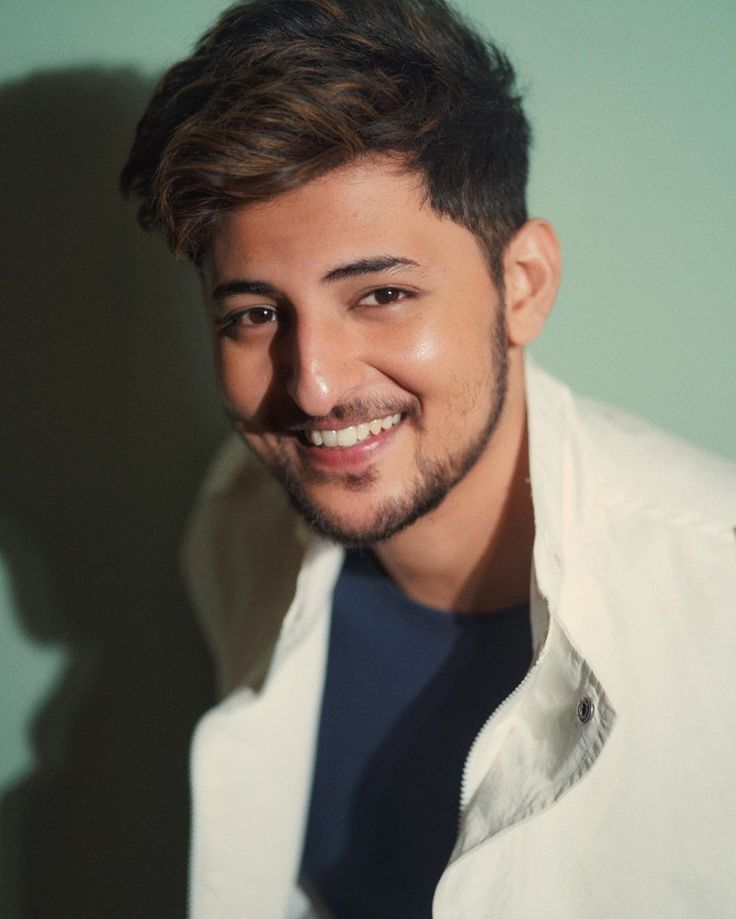
#> input picture darshan.jpg, 736 x 919 px
$ jupyter execute darshan.ipynb
#> lines starting #> are read from the running program, lines starting #| are printed output that depends on the picture
[cell 1]
from PIL import Image
import numpy as np

[cell 2]
img = Image.open("darshan.jpg").convert("RGB")
#> img is the input picture: PIL image 736x919 RGB; mean R, G, B 115.8, 111.5, 99.8

[cell 3]
WIDTH = 120
aspect_ratio = img.height / img.width
#> aspect_ratio = 1.25
HEIGHT = int(WIDTH * aspect_ratio * 0.55)
#> HEIGHT = 82

img = img.resize((WIDTH, HEIGHT))
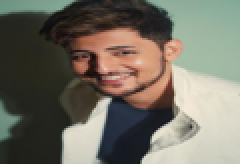
#> img: PIL image 120x82 RGB (shown 2 times larger); mean R, G, B 115.8, 111.5, 99.8

[cell 4]
pixels = np.array(img)

[cell 5]
ASCII_CHARS = " .:-=+*#%@"

[cell 6]
def get_ascii_char(brightness):
    if brightness < 50:
        return ASCII_CHARS[8]
    elif brightness < 80:
        return ASCII_CHARS[7]
    elif brightness < 110:
        return ASCII_CHARS[6]
    elif brightness < 140:
        return ASCII_CHARS[5]
    elif brightness < 170:
        return ASCII_CHARS[4]
    elif brightness < 200:
        return ASCII_CHARS[3]
    elif brightness < 220:
        return ASCII_CHARS[2]
    else:
        return ASCII_CHARS[1]

[cell 7]
def color_pixel(char, r, g, b):
    return f"\033[38;2;{r};{g};{b}m{char}"

[cell 8]
ascii_image = ""

[cell 9]
for y in range(HEIGHT):
    for x in range(WIDTH):
        r, g, b = pixels[y][x]

        brightness = (0.299*r + 0.587*g + 0.114*b)

        # slight overall dark
        brightness *= 0.88

        # TEETH WHITENING (mouth region)
        if (
            brightness > 200 and
            abs(r - g) < 12 and abs(g - b) < 12 and
            HEIGHT * 0.45 < y < HEIGHT * 0.65
        ):
            r, g, b = 255, 255, 255

        char = get_ascii_char(brightness)
        ascii_image += color_pixel(char, r, g, b)

    ascii_image += "\n"

[cell 10]
print(ascii_image)
#> (printed output is left out)
